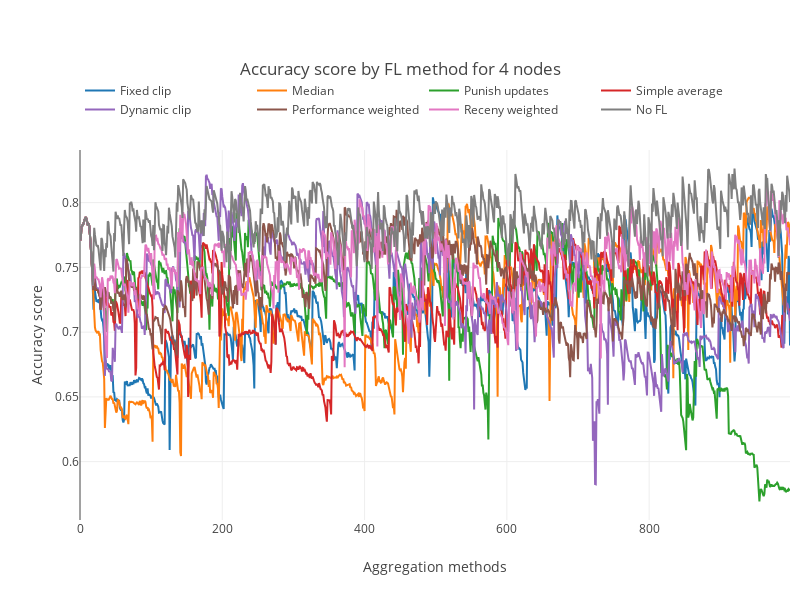

Notebook source saved alongside this figure:
### Code cell
fig=go.Figure()
for idx,name in enumerate(processed_aggregation_names):
    fig.add_trace(go.Scatter(y=average_in_time[idx][1:] ,name=name))
fig.update_layout(template="none", title=f"Accuracy score by {' '.join(plot_file_term.split('_'))} for {NODE_COUNT} nodes",
                  width=800,height=600,legend=dict( orientation="h",y=1.2),margin=dict(t=150,r=10))
fig.update_xaxes(title="Aggregation methods")
fig.update_yaxes(title="Accuracy score")
fig.write_image(f"./../figs/Performance_in_time_by_{plot_file_term}_{NODE_COUNT}_nodes.svg")
fig.show()

### Figure 1 — Plotly figure (JSON) as saved in the notebook; plotly's stock layout.template omitted (floating-point values rounded to 4 significant figures; data arrays with more than 128 entries replaced by an {"elided": "..."} marker saying what was removed)
{"data": [{"name": "Fixed clip", "type": "scatter", "y": {"elided": "999 float values"}}, {"name": "Median", "type": "scatter", "y": {"elided": "999 float values"}}, {"name": "Punish updates", "type": "scatter", "y": {"elided": "999 float values"}}, {"name": "Simple average", "type": "scatter", "y": {"elided": "999 float values"}}, {"name": "Dynamic clip", "type": "scatter", "y": {"elided": "999 float values"}}, {"name": "Performance weighted", "type": "scatter", "y": {"elided": "999 float values"}}, {"name": "Receny weighted", "type": "scatter", "y": {"elided": "999 float values"}}, {"name": "No FL", "type": "scatter", "y": {"elided": "999 float values"}}], "layout": {"height": 600, "legend": {"orientation": "h", "y": 1.2}, "margin": {"r": 10, "t": 150}, "title": {"text": "Accuracy score by FL method for 4 nodes"}, "width": 800, "xaxis": {"title": {"text": "Aggregation methods"}}, "yaxis": {"title": {"text": "Accuracy score"}}}}
